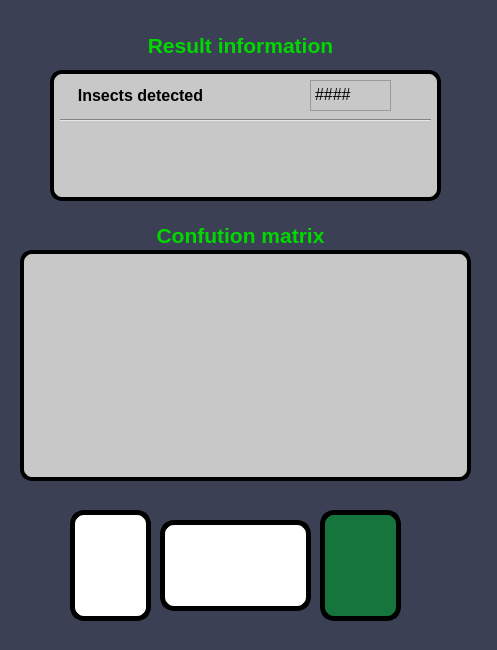
<?xml version="1.0" encoding="UTF-8"?>
<ui version="4.0">
 <class>insects</class>
 <widget class="QMainWindow" name="insects">
  <property name="geometry">
   <rect>
    <x>0</x>
    <y>0</y>
    <width>497</width>
    <height>650</height>
   </rect>
  </property>
  <property name="palette">
   <palette>
    <active>
     <colorrole role="WindowText">
      <brush brushstyle="SolidPattern">
       <color alpha="255">
        <red>0</red>
        <green>0</green>
        <blue>0</blue>
       </color>
      </brush>
     </colorrole>
     <colorrole role="Button">
      <brush brushstyle="SolidPattern">
       <color alpha="255">
        <red>60</red>
        <green>64</green>
        <blue>85</blue>
       </color>
      </brush>
     </colorrole>
     <colorrole role="Light">
      <brush brushstyle="SolidPattern">
       <color alpha="255">
        <red>127</red>
        <green>170</green>
        <blue>255</blue>
       </color>
      </brush>
     </colorrole>
     <colorrole role="Midlight">
      <brush brushstyle="SolidPattern">
       <color alpha="255">
        <red>63</red>
        <green>127</green>
        <blue>255</blue>
       </color>
      </brush>
     </colorrole>
     <colorrole role="Dark">
      <brush brushstyle="SolidPattern">
       <color alpha="255">
        <red>0</red>
        <green>42</green>
        <blue>127</blue>
       </color>
      </brush>
     </colorrole>
     <colorrole role="Mid">
      <brush brushstyle="SolidPattern">
       <color alpha="255">
        <red>0</red>
        <green>56</green>
        <blue>170</blue>
       </color>
      </brush>
     </colorrole>
     <colorrole role="Text">
      <brush brushstyle="SolidPattern">
       <color alpha="255">
        <red>0</red>
        <green>0</green>
        <blue>0</blue>
       </color>
      </brush>
     </colorrole>
     <colorrole role="BrightText">
      <brush brushstyle="SolidPattern">
       <color alpha="255">
        <red>255</red>
        <green>255</green>
        <blue>255</blue>
       </color>
      </brush>
     </colorrole>
     <colorrole role="ButtonText">
      <brush brushstyle="SolidPattern">
       <color alpha="255">
        <red>0</red>
        <green>0</green>
        <blue>0</blue>
       </color>
      </brush>
     </colorrole>
     <colorrole role="Base">
      <brush brushstyle="SolidPattern">
       <color alpha="255">
        <red>60</red>
        <green>64</green>
        <blue>85</blue>
       </color>
      </brush>
     </colorrole>
     <colorrole role="Window">
      <brush brushstyle="SolidPattern">
       <color alpha="255">
        <red>60</red>
        <green>64</green>
        <blue>85</blue>
       </color>
      </brush>
     </colorrole>
     <colorrole role="Shadow">
      <brush brushstyle="SolidPattern">
       <color alpha="255">
        <red>0</red>
        <green>0</green>
        <blue>0</blue>
       </color>
      </brush>
     </colorrole>
     <colorrole role="AlternateBase">
      <brush brushstyle="SolidPattern">
       <color alpha="255">
        <red>127</red>
        <green>170</green>
        <blue>255</blue>
       </color>
      </brush>
     </colorrole>
     <colorrole role="ToolTipBase">
      <brush brushstyle="SolidPattern">
       <color alpha="255">
        <red>255</red>
        <green>255</green>
        <blue>220</blue>
       </color>
      </brush>
     </colorrole>
     <colorrole role="ToolTipText">
      <brush brushstyle="SolidPattern">
       <color alpha="255">
        <red>0</red>
        <green>0</green>
        <blue>0</blue>
       </color>
      </brush>
     </colorrole>
    </active>
    <inactive>
     <colorrole role="WindowText">
      <brush brushstyle="SolidPattern">
       <color alpha="255">
        <red>0</red>
        <green>0</green>
        <blue>0</blue>
       </color>
      </brush>
     </colorrole>
     <colorrole role="Button">
      <brush brushstyle="SolidPattern">
       <color alpha="255">
        <red>60</red>
        <green>64</green>
        <blue>85</blue>
       </color>
      </brush>
     </colorrole>
     <colorrole role="Light">
      <brush brushstyle="SolidPattern">
       <color alpha="255">
        <red>127</red>
        <green>170</green>
        <blue>255</blue>
       </color>
      </brush>
     </colorrole>
     <colorrole role="Midlight">
      <brush brushstyle="SolidPattern">
       <color alpha="255">
        <red>63</red>
        <green>127</green>
        <blue>255</blue>
       </color>
      </brush>
     </colorrole>
     <colorrole role="Dark">
      <brush brushstyle="SolidPattern">
       <color alpha="255">
        <red>0</red>
        <green>42</green>
        <blue>127</blue>
       </color>
      </brush>
     </colorrole>
     <colorrole role="Mid">
      <brush brushstyle="SolidPattern">
       <color alpha="255">
        <red>0</red>
        <green>56</green>
        <blue>170</blue>
       </color>
      </brush>
     </colorrole>
     <colorrole role="Text">
      <brush brushstyle="SolidPattern">
       <color alpha="255">
        <red>0</red>
        <green>0</green>
        <blue>0</blue>
       </color>
      </brush>
     </colorrole>
     <colorrole role="BrightText">
      <brush brushstyle="SolidPattern">
       <color alpha="255">
        <red>255</red>
        <green>255</green>
        <blue>255</blue>
       </color>
      </brush>
     </colorrole>
     <colorrole role="ButtonText">
      <brush brushstyle="SolidPattern">
       <color alpha="255">
        <red>0</red>
        <green>0</green>
        <blue>0</blue>
       </color>
      </brush>
     </colorrole>
     <colorrole role="Base">
      <brush brushstyle="SolidPattern">
       <color alpha="255">
        <red>60</red>
        <green>64</green>
        <blue>85</blue>
       </color>
      </brush>
     </colorrole>
     <colorrole role="Window">
      <brush brushstyle="SolidPattern">
       <color alpha="255">
        <red>60</red>
        <green>64</green>
        <blue>85</blue>
       </color>
      </brush>
     </colorrole>
     <colorrole role="Shadow">
      <brush brushstyle="SolidPattern">
       <color alpha="255">
        <red>0</red>
        <green>0</green>
        <blue>0</blue>
       </color>
      </brush>
     </colorrole>
     <colorrole role="AlternateBase">
      <brush brushstyle="SolidPattern">
       <color alpha="255">
        <red>127</red>
        <green>170</green>
        <blue>255</blue>
       </color>
      </brush>
     </colorrole>
     <colorrole role="ToolTipBase">
      <brush brushstyle="SolidPattern">
       <color alpha="255">
        <red>255</red>
        <green>255</green>
        <blue>220</blue>
       </color>
      </brush>
     </colorrole>
     <colorrole role="ToolTipText">
      <brush brushstyle="SolidPattern">
       <color alpha="255">
        <red>0</red>
        <green>0</green>
        <blue>0</blue>
       </color>
      </brush>
     </colorrole>
    </inactive>
    <disabled>
     <colorrole role="WindowText">
      <brush brushstyle="SolidPattern">
       <color alpha="255">
        <red>0</red>
        <green>42</green>
        <blue>127</blue>
       </color>
      </brush>
     </colorrole>
     <colorrole role="Button">
      <brush brushstyle="SolidPattern">
       <color alpha="255">
        <red>60</red>
        <green>64</green>
        <blue>85</blue>
       </color>
      </brush>
     </colorrole>
     <colorrole role="Light">
      <brush brushstyle="SolidPattern">
       <color alpha="255">
        <red>127</red>
        <green>170</green>
        <blue>255</blue>
       </color>
      </brush>
     </colorrole>
     <colorrole role="Midlight">
      <brush brushstyle="SolidPattern">
       <color alpha="255">
        <red>63</red>
        <green>127</green>
        <blue>255</blue>
       </color>
      </brush>
     </colorrole>
     <colorrole role="Dark">
      <brush brushstyle="SolidPattern">
       <color alpha="255">
        <red>0</red>
        <green>42</green>
        <blue>127</blue>
       </color>
      </brush>
     </colorrole>
     <colorrole role="Mid">
      <brush brushstyle="SolidPattern">
       <color alpha="255">
        <red>0</red>
        <green>56</green>
        <blue>170</blue>
       </color>
      </brush>
     </colorrole>
     <colorrole role="Text">
      <brush brushstyle="SolidPattern">
       <color alpha="255">
        <red>0</red>
        <green>42</green>
        <blue>127</blue>
       </color>
      </brush>
     </colorrole>
     <colorrole role="BrightText">
      <brush brushstyle="SolidPattern">
       <color alpha="255">
        <red>255</red>
        <green>255</green>
        <blue>255</blue>
       </color>
      </brush>
     </colorrole>
     <colorrole role="ButtonText">
      <brush brushstyle="SolidPattern">
       <color alpha="255">
        <red>0</red>
        <green>42</green>
        <blue>127</blue>
       </color>
      </brush>
     </colorrole>
     <colorrole role="Base">
      <brush brushstyle="SolidPattern">
       <color alpha="255">
        <red>60</red>
        <green>64</green>
        <blue>85</blue>
       </color>
      </brush>
     </colorrole>
     <colorrole role="Window">
      <brush brushstyle="SolidPattern">
       <color alpha="255">
        <red>60</red>
        <green>64</green>
        <blue>85</blue>
       </color>
      </brush>
     </colorrole>
     <colorrole role="Shadow">
      <brush brushstyle="SolidPattern">
       <color alpha="255">
        <red>0</red>
        <green>0</green>
        <blue>0</blue>
       </color>
      </brush>
     </colorrole>
     <colorrole role="AlternateBase">
      <brush brushstyle="SolidPattern">
       <color alpha="255">
        <red>0</red>
        <green>85</green>
        <blue>255</blue>
       </color>
      </brush>
     </colorrole>
     <colorrole role="ToolTipBase">
      <brush brushstyle="SolidPattern">
       <color alpha="255">
        <red>255</red>
        <green>255</green>
        <blue>220</blue>
       </color>
      </brush>
     </colorrole>
     <colorrole role="ToolTipText">
      <brush brushstyle="SolidPattern">
       <color alpha="255">
        <red>0</red>
        <green>0</green>
        <blue>0</blue>
       </color>
      </brush>
     </colorrole>
    </disabled>
   </palette>
  </property>
  <property name="windowTitle">
   <string>Counting flying insects</string>
  </property>
  <property name="styleSheet">
   <string notr="true">QWidget
{
	background-color: rgb(60, 64, 85);
}
</string>
  </property>
  <property name="iconSize">
   <size>
    <width>24</width>
    <height>32</height>
   </size>
  </property>
  <widget class="QWidget" name="centralwidget">
   <property name="autoFillBackground">
    <bool>false</bool>
   </property>
   <widget class="QPushButton" name="Exit">
    <property name="geometry">
     <rect>
      <x>340</x>
      <y>430</y>
      <width>111</width>
      <height>41</height>
     </rect>
    </property>
    <property name="font">
     <font>
      <family>Reboto Medium</family>
      <pointsize>14</pointsize>
      <weight>9</weight>
      <italic>false</italic>
      <bold>false</bold>
     </font>
    </property>
    <property name="styleSheet">
     <string notr="true">QPushButton
{
	color: white;
	background:  rgb(39, 108, 222);
	border: 1px solid white;
	border-radius: 10px;
	font: 75 14pt &quot;Reboto Medium&quot;;
}
</string>
    </property>
    <property name="text">
     <string>Exit</string>
    </property>
   </widget>
   <widget class="QLabel" name="lb_udea">
    <property name="geometry">
     <rect>
      <x>70</x>
      <y>510</y>
      <width>81</width>
      <height>111</height>
     </rect>
    </property>
    <property name="autoFillBackground">
     <bool>false</bool>
    </property>
    <property name="styleSheet">
     <string notr="true">QLabel
{
	background: rgb(255, 255, 255);
	border: 5px solid rgb(0,0,0);
	border-radius: 14px;

}</string>
    </property>
    <property name="text">
     <string/>
    </property>
    <property name="pixmap">
     <pixmap>LogoUdea.png</pixmap>
    </property>
    <property name="scaledContents">
     <bool>true</bool>
    </property>
    <property name="alignment">
     <set>Qt::AlignCenter</set>
    </property>
    <property name="wordWrap">
     <bool>false</bool>
    </property>
    <property name="margin">
     <number>3</number>
    </property>
   </widget>
   <widget class="QLabel" name="label_5">
    <property name="geometry">
     <rect>
      <x>140</x>
      <y>20</y>
      <width>201</width>
      <height>51</height>
     </rect>
    </property>
    <property name="text">
     <string>&lt;html&gt;&lt;head/&gt;&lt;body&gt;&lt;p align=&quot;center&quot;&gt;&lt;span style=&quot; font-size:16pt; font-weight:600; color:#00d800;&quot;&gt;Result information&lt;/span&gt;&lt;/p&gt;&lt;/body&gt;&lt;/html&gt;</string>
    </property>
   </widget>
   <widget class="QLabel" name="lb_gepar">
    <property name="geometry">
     <rect>
      <x>320</x>
      <y>510</y>
      <width>81</width>
      <height>111</height>
     </rect>
    </property>
    <property name="styleSheet">
     <string notr="true">QLabel
{
	background: rgb(22, 117, 61);
	border: 5px solid rgb(0,0,0);
	border-radius: 14px;

}</string>
    </property>
    <property name="text">
     <string/>
    </property>
    <property name="pixmap">
     <pixmap>LogoGepar.png</pixmap>
    </property>
    <property name="scaledContents">
     <bool>true</bool>
    </property>
    <property name="wordWrap">
     <bool>true</bool>
    </property>
    <property name="margin">
     <number>3</number>
    </property>
    <property name="indent">
     <number>-1</number>
    </property>
   </widget>
   <widget class="QLabel" name="lb_capiro">
    <property name="geometry">
     <rect>
      <x>160</x>
      <y>520</y>
      <width>151</width>
      <height>91</height>
     </rect>
    </property>
    <property name="styleSheet">
     <string notr="true">QLabel
{
	background: rgb(255, 255, 255);
	border: 5px solid rgb(0,0,0);
	border-radius: 14px;

}</string>
    </property>
    <property name="text">
     <string/>
    </property>
    <property name="pixmap">
     <pixmap>LogoCapiro.png</pixmap>
    </property>
    <property name="scaledContents">
     <bool>true</bool>
    </property>
    <property name="alignment">
     <set>Qt::AlignCenter</set>
    </property>
    <property name="wordWrap">
     <bool>true</bool>
    </property>
    <property name="margin">
     <number>3</number>
    </property>
    <property name="openExternalLinks">
     <bool>true</bool>
    </property>
   </widget>
   <widget class="QLabel" name="label">
    <property name="geometry">
     <rect>
      <x>50</x>
      <y>70</y>
      <width>391</width>
      <height>131</height>
     </rect>
    </property>
    <property name="styleSheet">
     <string notr="true">QLabel
{
	background: rgb(200,200,200);
	border: 4px solid rgb(0, 0, 0);
	border-radius: 12px;
	font: 75 14pt &quot;Reboto Medium&quot;;
}</string>
    </property>
    <property name="text">
     <string/>
    </property>
   </widget>
   <widget class="Line" name="line">
    <property name="geometry">
     <rect>
      <x>60</x>
      <y>110</y>
      <width>371</width>
      <height>20</height>
     </rect>
    </property>
    <property name="styleSheet">
     <string notr="true">QFrame{
	background: rgb(200,200,200);
}</string>
    </property>
    <property name="orientation">
     <enum>Qt::Horizontal</enum>
    </property>
   </widget>
   <widget class="QLabel" name="label_3">
    <property name="geometry">
     <rect>
      <x>60</x>
      <y>80</y>
      <width>161</width>
      <height>31</height>
     </rect>
    </property>
    <property name="styleSheet">
     <string notr="true">QLabel
{
	background: rgb(200,200,200);
 	font-size:12pt; 
	font-weight:600;
}</string>
    </property>
    <property name="frameShadow">
     <enum>QFrame::Sunken</enum>
    </property>
    <property name="text">
     <string>Insects detected</string>
    </property>
    <property name="alignment">
     <set>Qt::AlignCenter</set>
    </property>
   </widget>
   <widget class="QTextEdit" name="textEdit">
    <property name="geometry">
     <rect>
      <x>310</x>
      <y>80</y>
      <width>81</width>
      <height>31</height>
     </rect>
    </property>
    <property name="layoutDirection">
     <enum>Qt::LeftToRight</enum>
    </property>
    <property name="autoFillBackground">
     <bool>false</bool>
    </property>
    <property name="styleSheet">
     <string notr="true">QFrame{
	background: rgb(200,200,200);
}</string>
    </property>
    <property name="frameShadow">
     <enum>QFrame::Raised</enum>
    </property>
    <property name="html">
     <string>&lt;!DOCTYPE HTML PUBLIC &quot;-//W3C//DTD HTML 4.0//EN&quot; &quot;http://www.w3.org/TR/REC-html40/strict.dtd&quot;&gt;
&lt;html&gt;&lt;head&gt;&lt;meta name=&quot;qrichtext&quot; content=&quot;1&quot; /&gt;&lt;style type=&quot;text/css&quot;&gt;
p, li { white-space: pre-wrap; }
&lt;/style&gt;&lt;/head&gt;&lt;body style=&quot; font-family:'MS Shell Dlg 2'; font-size:8.25pt; font-weight:400; font-style:normal;&quot;&gt;
&lt;p style=&quot; margin-top:0px; margin-bottom:0px; margin-left:0px; margin-right:0px; -qt-block-indent:0; text-indent:0px;&quot;&gt;&lt;span style=&quot; font-size:12pt;&quot;&gt;####&lt;/span&gt;&lt;/p&gt;&lt;/body&gt;&lt;/html&gt;</string>
    </property>
   </widget>
   <widget class="QLabel" name="label_6">
    <property name="geometry">
     <rect>
      <x>140</x>
      <y>210</y>
      <width>201</width>
      <height>51</height>
     </rect>
    </property>
    <property name="text">
     <string>&lt;html&gt;&lt;head/&gt;&lt;body&gt;&lt;p align=&quot;center&quot;&gt;&lt;span style=&quot; font-size:16pt; font-weight:600; color:#00d800;&quot;&gt;Confution matrix&lt;/span&gt;&lt;/p&gt;&lt;/body&gt;&lt;/html&gt;</string>
    </property>
   </widget>
   <widget class="QLabel" name="label_4">
    <property name="geometry">
     <rect>
      <x>20</x>
      <y>250</y>
      <width>451</width>
      <height>231</height>
     </rect>
    </property>
    <property name="styleSheet">
     <string notr="true">QLabel
{
	background: rgb(200,200,200);
	border: 4px solid rgb(0, 0, 0);
	border-radius: 12px;
	font: 75 14pt &quot;Reboto Medium&quot;;
}</string>
    </property>
    <property name="text">
     <string/>
    </property>
   </widget>
   <zorder>label_5</zorder>
   <zorder>Exit</zorder>
   <zorder>lb_udea</zorder>
   <zorder>lb_gepar</zorder>
   <zorder>lb_capiro</zorder>
   <zorder>label</zorder>
   <zorder>line</zorder>
   <zorder>label_3</zorder>
   <zorder>textEdit</zorder>
   <zorder>label_6</zorder>
   <zorder>label_4</zorder>
  </widget>
  <widget class="QStatusBar" name="statusbar">
   <property name="enabled">
    <bool>true</bool>
   </property>
   <property name="autoFillBackground">
    <bool>false</bool>
   </property>
   <property name="sizeGripEnabled">
    <bool>true</bool>
   </property>
  </widget>
 </widget>
 <resources/>
 <connections/>
 <designerdata>
  <property name="gridDeltaX">
   <number>10</number>
  </property>
  <property name="gridDeltaY">
   <number>10</number>
  </property>
  <property name="gridSnapX">
   <bool>true</bool>
  </property>
  <property name="gridSnapY">
   <bool>true</bool>
  </property>
  <property name="gridVisible">
   <bool>true</bool>
  </property>
 </designerdata>
</ui>
